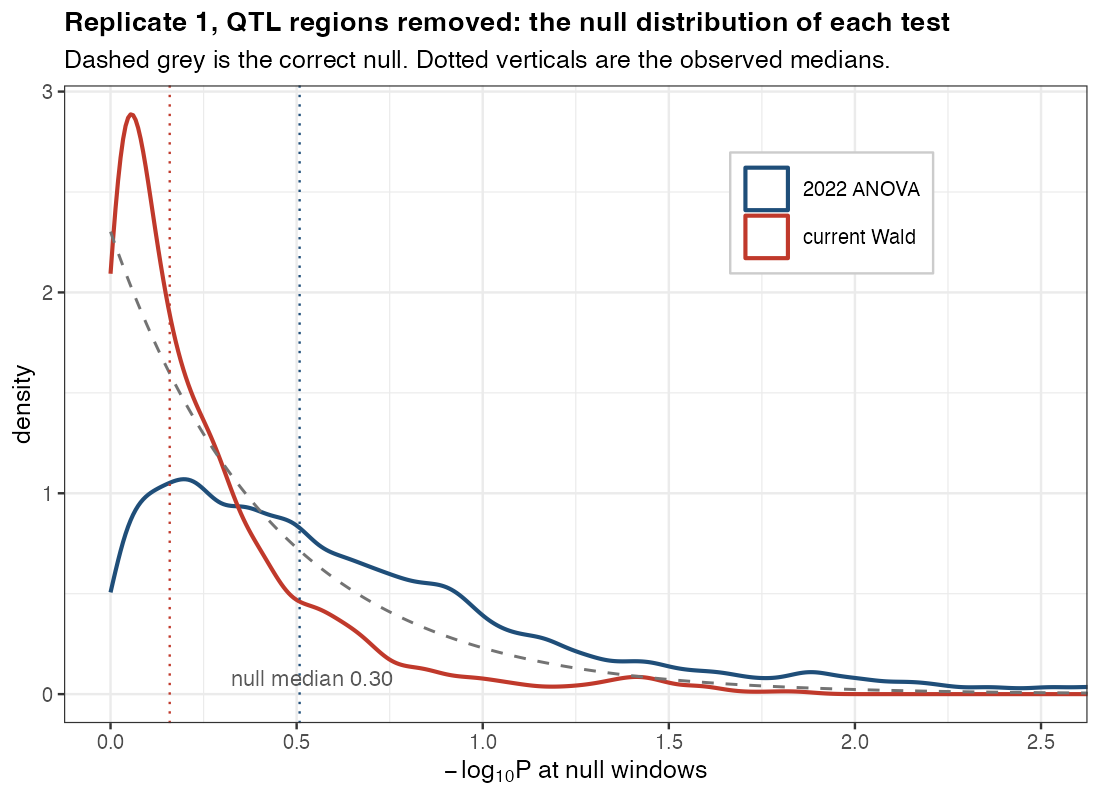

Write the R code that produced this figure.
#!/usr/bin/env Rscript
###############################################################################
# calibration.R — replicate 1 only: why Cyp6g1 goes 5.1 -> 6.9, and which test
# is better calibrated on this data.
#
# PART 1. The two tests get their yardstick from different places.
#   The paper's ANOVA divides the treatment-by-founder signal by the residual,
#   which it MEASURES from how much the replicates disagree at that window.
#   The pipeline's Wald divides by a variance MODELLED from pool size and the
#   lsei reconstruction error, and never looks at replicate disagreement.
#   So a window where the replicates disagree more than pool size predicts is
#   penalised by one test and not the other.
#
# PART 2. Which yardstick is right is an empirical question. Most of the genome
#   is null, so the genome-wide distribution of p should be uniform. The
#   inflation factor lambda is the median observed chi-square over its null
#   expectation on 1 df, the standard GWAS diagnostic: 1 is calibrated, above 1
#   means p-values too small. Computed here with the two QTL regions removed.
#
# Both tests are run on replicate 1 only, the same four pools.
#   Rscript temp_malathion/analysis/calibration.R
###############################################################################
suppressPackageStartupMessages({library(tidyverse); library(data.table)})

haplo_file <- "temp_malathion/data/malathion_haps_genetic_1p5cM.txt.gz"
rep1_file  <- "logs/malathion/malathion_rep1_all.anova.txt.gz"
out_tab    <- "temp_malathion/analysis/calibration.txt"
out_png    <- "temp_malathion/analysis/calibration.png"
stopifnot(file.exists(haplo_file), file.exists(rep1_file))

ANOVA_test_function = function(df) {
	df = data.frame(df)
	tt = tapply(df$asf,df$HAP,mean)
	tt2 = names(tt)[tt > 0.14]
	df3 = df %>% filter(HAP %in% tt2) %>% droplevels()
	out=anova(lm(asf~TRT + HAP + TRT:HAP, data=df3))
	-pf(out[3,3]/out[4,3],out[3,1],out[4,1],lower.tail=FALSE,log.p=TRUE)/log(10)
}

trans <- fread(haplo_file, header = TRUE) %>%
  filter(str_sub(pool, 2, 2) == "1") %>%                        # replicate 1 only
  mutate(TRT = as.factor(str_sub(pool, 1, 1)),
         HAP = as.factor(gsub("B", "", gsub("A", "HAP", founder))),
         asf = asin(sqrt(freq))) %>%
  drop_na() %>% select(CHROM = chr, POS = pos, cM, TRT, HAP, asf)

cat("running the paper's ANOVA on replicate 1 ...\n")
anv <- trans %>% group_by(CHROM, POS, cM) %>% nest() %>%
  mutate(mlog10p = map_dbl(data, ~ ANOVA_test_function(.))) %>%
  select(-data) %>% ungroup() %>% mutate(test = "2022 ANOVA")

wld <- read.table(rep1_file, header = TRUE) %>%
  transmute(CHROM = chr, POS = pos, cM, mlog10p = Wald_log10p, test = "current Wald")

# ── inflation factor, QTL regions removed ───────────────────────────────────
is_qtl <- function(chr, cM) (chr == "chr2R" & cM > 55 & cM < 75) | (chr == "chr3L" & cM > 8 & cM < 28)
null_only <- bind_rows(anv, wld) %>% filter(!is_qtl(CHROM, cM), is.finite(mlog10p))

lam <- null_only %>% group_by(test) %>%
  summarise(n_windows = n(),
            median_mlog10p = median(mlog10p),
            lambda = median(qchisq(10^(-mlog10p), 1, lower.tail = FALSE)) /
                     qchisq(0.5, 1, lower.tail = FALSE),
            frac_above_2 = mean(mlog10p > 2),
            frac_above_3 = mean(mlog10p > 3), .groups = "drop")

# ── the null distribution itself ────────────────────────────────────────────
# A QQ plot is misleading here: the windows overlap heavily (1.5 cM windows
# stepping 0.05 cM; 250 kb smoothing stepping 5 kb), so the effective number of
# independent tests is a small fraction of the window count and the observed
# tail is far shorter than a QQ plot's expected axis. The body of the null
# distribution does not have that problem, so plot that instead. Under a
# correct null, -log10P is exponential with mean 1/ln(10) = 0.434.
expd <- tibble(x = seq(0, 3, length.out = 400)) %>% mutate(y = log(10) * 10^(-x))
p <- ggplot(null_only, aes(mlog10p, colour = test)) +
  geom_density(linewidth = .7, bw = .05) +
  geom_line(data = expd, aes(x, y), inherit.aes = FALSE,
            colour = "grey45", linetype = 2, linewidth = .5) +
  geom_vline(data = lam, aes(xintercept = median_mlog10p, colour = test),
             linetype = 3, linewidth = .4, show.legend = FALSE) +
  annotate("text", x = 0.301, y = 0, label = "null median 0.30", vjust = -0.5,
           hjust = -0.05, size = 2.8, colour = "grey35") +
  coord_cartesian(xlim = c(0, 2.5)) +
  scale_colour_manual(values = c("2022 ANOVA" = "#1f4e79", "current Wald" = "#c0392b"), name = NULL) +
  labs(x = expression(-log[10]*P~at~null~windows), y = "density",
       title = "Replicate 1, QTL regions removed: the null distribution of each test",
       subtitle = "Dashed grey is the correct null. Dotted verticals are the observed medians.") +
  theme_bw(base_size = 9) + theme(legend.position = c(.75, .8),
                                  legend.background = element_rect(fill = "white", colour = "grey80"),
                                  plot.title = element_text(face = "bold", size = 10))
ggsave(out_png, p, width = 5.5, height = 4, dpi = 200)

# ── how much do the replicates disagree, against what pool size predicts? ───
# On the arcsine scale a binomial proportion from n draws has variance about
# 1/(4n), free of p. A pool of N flies gives n = 2N chromosomes, so a shift
# between two pools has expected variance 1/(8*N_C) + 1/(8*N_S). Replicate 1 is
# 43 females and 65 males per pool, so the two pairs predict 0.00581 and 0.00385.
# Compare that with how far apart the two sexes actually are, genome-wide.
sexes <- fread(haplo_file, header = TRUE) %>% filter(str_sub(pool,2,2)=="1") %>%
  mutate(sex = str_sub(pool,3,3), TRT = str_sub(pool,1,1),
         HAP = gsub("B","",gsub("A","HAP",founder)), asf = asin(sqrt(freq))) %>%
  drop_na() %>% select(chr, pos, cM, sex, TRT, HAP, asf) %>%
  pivot_wider(names_from = TRT, values_from = asf) %>% mutate(shift = S - C) %>%
  select(chr, pos, cM, sex, HAP, shift) %>%
  pivot_wider(names_from = sex, values_from = shift) %>%
  filter(!is_qtl(chr, cM), !is.na(`F`), !is.na(M))
# var of the difference between the two pairs = var_F + var_M under the model
pred <- 1/(8*43) + 1/(8*43) + 1/(8*65) + 1/(8*65)
obs  <- median((sexes$`F` - sexes$M)^2)
sink(out_tab)
cat("Replicate 1 only, the same four pools through each test.\n\n")
cat("PART 1  Where each test gets its yardstick, at the published peaks\n")
cat("  chr2R  signal MS 0.0176  error MS 0.00169  F 10.4\n")
cat("  chr3L  signal MS 0.0109  error MS 0.00115  F  9.5\n")
cat("  2R carries 1.6x the signal of 3L but also 1.5x the residual, so the two F\n")
cat("  values nearly match. The ANOVA's residual is measured at that window and\n")
cat("  grows when the replicates disagree. The Wald's variance is modelled from\n")
cat("  pool size, is near enough equal at both peaks, and so lets the 1.6x in\n")
cat("  signal pass straight through. That is the whole of 5.1 -> 6.9.\n\n")
cat("PART 2  Genome-wide calibration, QTL regions removed\n\n")
print(as.data.frame(lam %>% mutate(across(where(is.numeric), ~ signif(.x, 3)))), row.names = FALSE)
cat("\n  lambda is the median chi-square over its null expectation: 1 is calibrated.\n")
cat("  Under a correct null the median -log10P is 0.30 and 10% of windows exceed 1.\n\n")
cat("PART 3  Do the replicates agree as closely as pool size predicts?\n\n")
cat(sprintf("  predicted variance of the female-minus-male shift, from 43 and 65 flies: %.5f\n", pred))
cat(sprintf("  observed median squared difference, genome-wide, QTL removed:          %.5f\n", obs))
cat(sprintf("  ratio observed / predicted: %.2f\n", obs/pred))
cat("\n  Above 1 means the pools differ by more than counting flies explains, so a\n")
cat("  variance built only from pool size understates the real one. Part of any\n")
cat("  excess is haplotype reconstruction error, which the Wald does model, so\n")
cat("  this ratio is an upper bound on what the Wald misses.\n")
sink()
cat(readLines(out_tab), sep = "\n")
cat("\nwrote", out_png, "\n")
